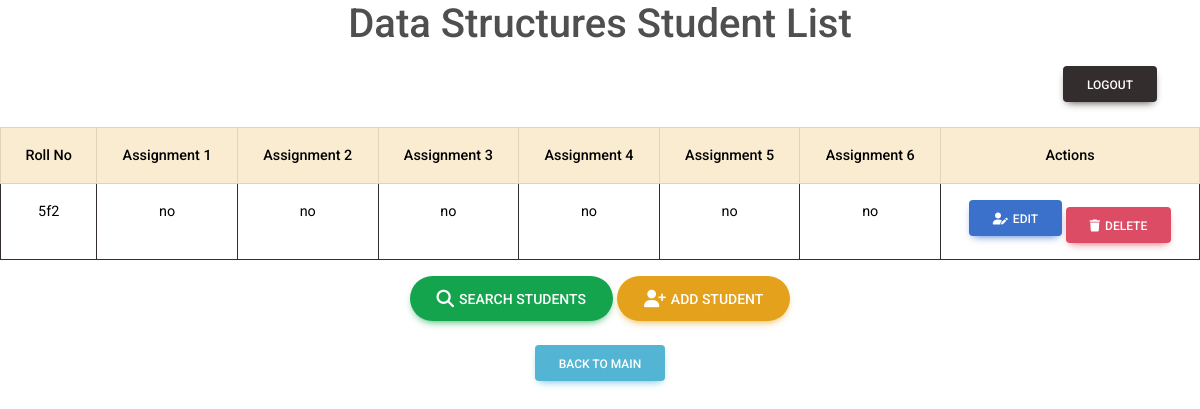
/data-structures-assignments/ (signed in), run on the app's committed database.
### home/models.py (models this page shows)
class DataStructuresStudent(models.Model):
    assignment_choices = [
        ('yes', 'Yes'),
        ('no', 'No'),
    ]
    roll_no = models.CharField(max_length=10, primary_key=True)  # Change to CharField
    assignment1 = models.CharField(max_length=3, choices=assignment_choices, default='no')
    assignment2 = models.CharField(max_length=3, choices=assignment_choices, default='no')
    assignment3 = models.CharField(max_length=3, choices=assignment_choices, default='no')
    assignment4 = models.CharField(max_length=3, choices=assignment_choices, default='no')
    assignment5 = models.CharField(max_length=3, choices=assignment_choices, default='no')
    assignment6 = models.CharField(max_length=3, choices=assignment_choices, default='no')

### home/views.py (the view)
# urls.py: path('data-structures-assignments/', views.data_structures_student_list, name='data_structures_assignments'),
@login_required(login_url='login')
def data_structures_student_list(request):
    students = DataStructuresStudent.objects.all()
    return render(request, 'data_structures_student_list.html', {'students': students})

### templates/data_structures_student_list.html (shortened to what this page needs)
<!DOCTYPE html>
<html lang="en">
<head>
    <link href="https://cdn.jsdelivr.net/npm/bootstrap@5.3.2/dist/css/bootstrap.min.css" rel="stylesheet" />
    <link href="https://cdnjs.cloudflare.com/ajax/libs/font-awesome/6.4.0/css/all.min.css" rel="stylesheet" />
    <link href="https://cdnjs.cloudflare.com/ajax/libs/mdb-ui-kit/6.4.1/mdb.min.css" rel="stylesheet" />
</head>
<body>
<div style="text-align: center;">
    <h1>Data Structures Student List</h1>
    <a href="{% url 'logout'%}" style="margin-left: 85%; margin-top: 10px; margin-bottom: 25px;" class="btn btn-dark">Logout</a>
    <br />
    <table border="1" class="table table-bordered border-dark table-responsive">
        <thead class="table-warning">
        <tr>
            <th>Roll No</th>
            <th>Assignment 1</th>
            <th>Assignment 2</th>
            <th>Assignment 3</th>
            <th>Assignment 4</th>
            <th>Assignment 5</th>
            <th>Assignment 6</th>
            <th>Actions</th>
        </tr>
        </thead>
        <tbody>
        {% for student in students %}
        <tr>
            <td>{{ student.roll_no }}</td>
            <td>{{ student.assignment1 }}</td>
            <td>{{ student.assignment2 }}</td>
            <td>{{ student.assignment3 }}</td>
            <td>{{ student.assignment4 }}</td>
            <td>{{ student.assignment5 }}</td>
            <td>{{ student.assignment6 }}</td>
            <td>
                <a class="btn btn-primary" style="margin-bottom: 7px" href="{% url 'data_structures_student_update' student.roll_no %}" role="button">
                    <i class="fa-solid fa-user-pen" style="margin-right: 5px"></i>Edit</a>
                <a class="btn btn-danger" href="{% url 'data_structures_student_delete' student.roll_no %}" role="button" onclick="return confirm('Are you sure you want to delete this student?')">
                    <i class="fa-solid fa-trash" style="margin-right: 5px"></i>Delete</a>
            </td>
        </tr>
        {% endfor %}
        </tbody>
    </table>
    <a class="btn btn-success btn-rounded btn-lg" href="{% url 'data_structures_student_search' %}">
        Search Students</a>
    <a class="btn btn-warning btn-rounded btn-lg" href="{% url 'data_structures_student_create' %}">
        Add Student</a><br>
    <a href="{% url 'subject_selection' %}" class="btn btn-info mt-4">Back to Main</a>
</div>
</body>
</html>

### data on the page
DataStructuresStudent: roll_no "5f2", assignment1 "no", assignment2 "no", assignment3 "no", assignment4 "no", assignment5 "no", assignment6 "no"
